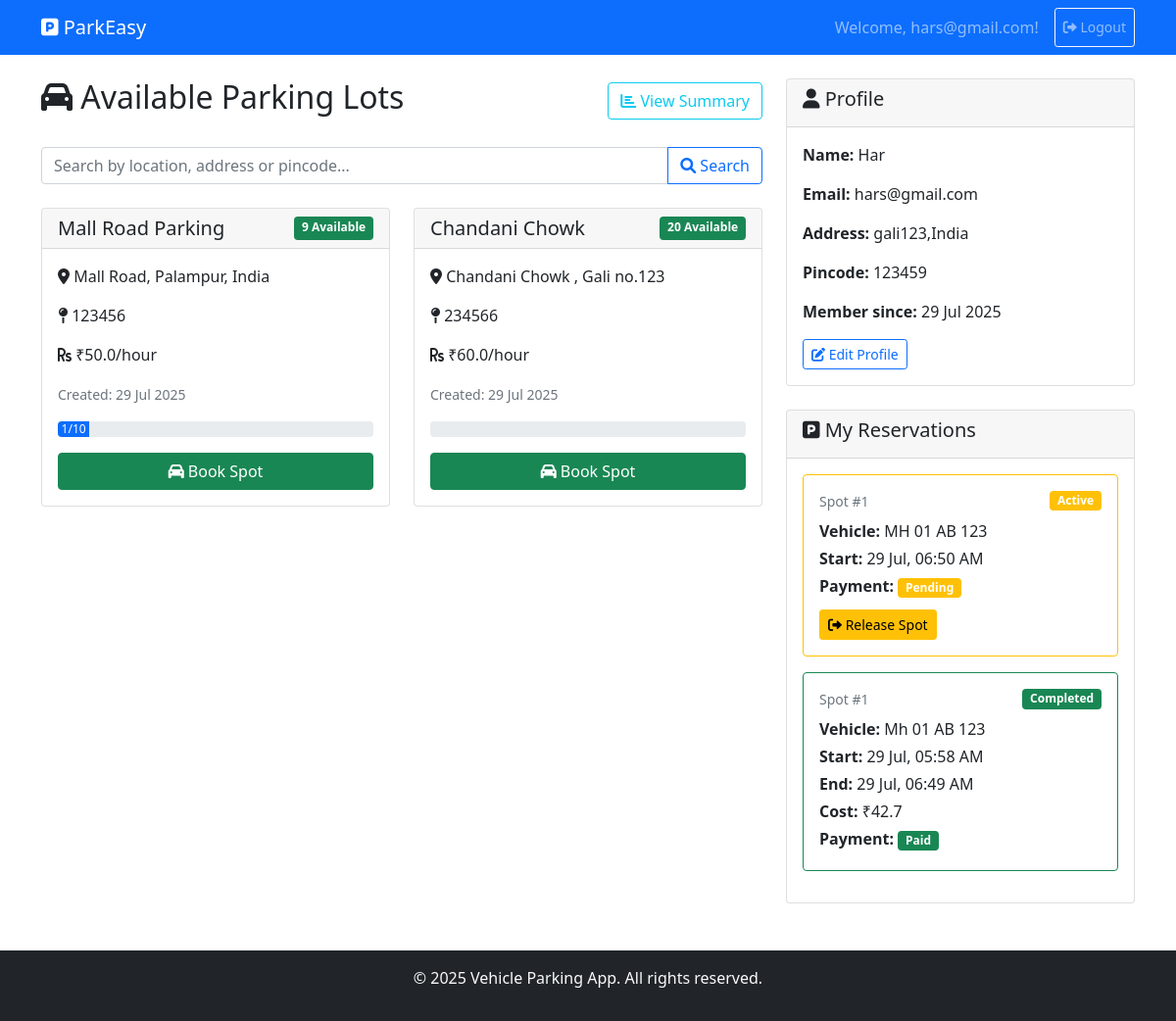
The page /user/dashboard (signed in) on the database its author committed.
### backend/models.py (models this page shows)
class ParkingLot(db.Model):
    __tablename__ = 'parking_lots'
    id = db.Column(db.Integer, primary_key=True)
    prime_location_name = db.Column(db.String(120), nullable=False)
    price = db.Column(db.Float, nullable=False)
    address = db.Column(db.String(200), nullable=False)
    pincode = db.Column(db.String(10), nullable=False)
    max_spots = db.Column(db.Integer, nullable=False)
    created_at = db.Column(db.DateTime, default=datetime.utcnow)
    spots = db.relationship('ParkingSpot', backref='lot', lazy=True, cascade="all, delete-orphan")

class User(db.Model):
    __tablename__ = 'users'
    id = db.Column(db.Integer, primary_key=True)
    username = db.Column(db.String(80), nullable=False, unique=True, index=True)
    email = db.Column(db.String(120), nullable=False, unique=True)
    password_hash = db.Column(db.String(128))
    name = db.Column(db.String(100))
    address = db.Column(db.String(200), nullable=False)
    pincode = db.Column(db.String(10), nullable=False)
    created_at = db.Column(db.DateTime, default=datetime.utcnow)
    user_type = db.Column(db.String(10), default='user')  # 'user' or 'admin'
    reservations = db.relationship('Reservation', backref='user', lazy=True)

class Reservation(db.Model):
    __tablename__ = 'reservations'
    id = db.Column(db.Integer, primary_key=True)
    spot_id = db.Column(db.Integer, db.ForeignKey('parking_spots.id'), nullable=False)
    user_id = db.Column(db.Integer, db.ForeignKey('users.id'), nullable=False)
    vehicle_number = db.Column(db.String(20), nullable=False)
    parking_timestamp = db.Column(db.DateTime, default=datetime.utcnow)
    expected_end_time = db.Column(db.DateTime)
    leaving_timestamp = db.Column(db.DateTime)
    parking_cost = db.Column(db.Float)
    payment_status = db.Column(db.String(20))   # e.g., "Paid", "Pending"
    payment_mode = db.Column(db.String(20))     # e.g., "UPI", "Cash"
    payment_time = db.Column(db.DateTime)
    force_released = db.Column(db.Boolean, default=False)
    status = db.Column(db.String(1), default='O')  # 'O' = Occupied, 'A' = Released

### app.py (the view)
    @app.route('/user/dashboard')
    def user_dashboard():
        if session.get('role') != 'user':
            flash('Please login as user.', 'warning')
            return redirect(url_for('login'))
        current_user = User.query.filter_by(
            username=session['username']).first()
        lots = ParkingLot.query.all()
        for lot in lots:
            lot.occupied_count = (
                ParkingSpot.query
                .filter_by(lot_id=lot.id, status='O')
                .count()
            )
        reservations = (
            Reservation.query
            .filter_by(user_id=current_user.id)
            .order_by(Reservation.parking_timestamp.desc())
            .all()
        )
        return render_template('user_dashboard.html',
                               user=current_user,
                               lots=lots,
                               reservations=reservations)

### templates/user_dashboard.html (shortened to what this page needs)
{% extends "base.html" %}
{% block content %}
<div class="row">
    <div class="col-md-8">
        <div class="d-flex justify-content-between align-items-center mb-4">
            <h2><i class="fas fa-car"></i> Available Parking Lots</h2>
            <a href="{{ url_for('user_summary') }}" class="btn btn-outline-info">
                <i class="fas fa-chart-bar"></i> View Summary
            </a>
        </div>
        <form method="POST" action="{{ url_for('user_search') }}" class="mb-4">
            <div class="input-group">
                <input type="text" class="form-control" name="query"
                       placeholder="Search by location, address or pincode...">
                <button class="btn btn-outline-primary" type="submit">
                    <i class="fas fa-search"></i> Search
                </button>
            </div>
        </form>
        {% if lots %}
        <div class="row">
            {% for lot in lots %}
            <div class="col-md-6 mb-4">
                <div class="card h-100">
                    <div class="card-header d-flex justify-content-between">
                        <h5 class="mb-0">{{ lot.prime_location_name }}</h5>
                        <span class="badge bg-{{ 'success' if (lot.max_spots - lot.occupied_count) > 0 else 'danger' }}">
                            {{ lot.max_spots - lot.occupied_count }} Available
                        </span>
                    </div>
                    <div class="card-body">
                        <p><i class="fas fa-map-marker-alt"></i> {{ lot.address }}</p>
                        <p><i class="fas fa-map-pin"></i> {{ lot.pincode }}</p>
                        <p><i class="fas fa-rupee-sign"></i> ₹{{ lot.price }}/hour</p>
                        <p><small class="text-muted">Created: {{ lot.created_at.strftime('%d %b %Y') }}</small></p>
                        <div class="progress mb-3">
                            <div class="progress-bar" role="progressbar"
                                 style="width: {{ (lot.occupied_count / lot.max_spots * 100) if lot.max_spots > 0 else 0 }}%">
                                {{ lot.occupied_count }}/{{ lot.max_spots }}
                            </div>
                        </div>
                        {% if lot.max_spots - lot.occupied_count > 0 %}
                        <a href="{{ url_for('user_book_spot', lot_id=lot.id) }}" class="btn btn-success w-100">
                            <i class="fas fa-car"></i> Book Spot
                        </a>
                        {% else %}
                        <button class="btn btn-secondary w-100" disabled>
                            <i class="fas fa-times"></i> No Spots Available
                        </button>
                        {% endif %}
                    </div>
                </div>
            </div>
            {% endfor %}
        </div>
        {% endif %}
    </div>
    <div class="col-md-4">
        <div class="card mb-4">
            <div class="card-header">
                <h5><i class="fas fa-user"></i> Profile</h5>
            </div>
            <div class="card-body">
                <p><strong>Name:</strong> {{ user.name if user else session.username }}</p>
                <p><strong>Email:</strong> {{ user.email if user else session.email }}</p>
                {% if user %}
                <p><strong>Address:</strong> {{ user.address }}</p>
                <p><strong>Pincode:</strong> {{ user.pincode }}</p>
                <p><strong>Member since:</strong> {{ user.created_at.strftime('%d %b %Y') }}</p>
                <a href="{{ url_for('user_edit_profile') }}" class="btn btn-outline-primary btn-sm">
                    <i class="fas fa-edit"></i> Edit Profile
                </a>
                {% endif %}
            </div>
        </div>
        <div class="card">
            <div class="card-header">
                <h5><i class="fas fa-parking"></i> My Reservations</h5>
            </div>
            <div class="card-body">
                {% if reservations %}
                    {% for reservation in reservations[:5] %}
                    <div class="mb-3 p-3 border rounded {{ 'border-warning' if reservation.status == 'O' else 'border-success' }}">
                        <div class="d-flex justify-content-between align-items-start mb-2">
                            <small class="text-muted">Spot #{{ reservation.spot_id }}</small>
                            <span class="badge bg-{{ 'warning' if reservation.status == 'O' else 'success' }}">
                                {{ 'Active' if reservation.status == 'O' else 'Completed' }}
                            </span>
                        </div>
                        <p class="mb-1"><strong>Vehicle:</strong> {{ reservation.vehicle_number }}</p>
                        <p class="mb-1"><strong>Start:</strong> {{ reservation.parking_timestamp.strftime('%d %b, %I:%M %p') }}</p>
                        {% if reservation.leaving_timestamp %}
                        <p class="mb-1"><strong>End:</strong> {{ reservation.leaving_timestamp.strftime('%d %b, %I:%M %p') }}</p>
                        {% endif %}
                        {% if reservation.parking_cost %}
                        <p class="mb-1"><strong>Cost:</strong> ₹{{ reservation.parking_cost }}</p>
                        {% endif %}
                        {% if reservation.payment_status %}
                        <p class="mb-1"><strong>Payment:</strong>
                            <span class="badge bg-{{ 'success' if reservation.payment_status == 'Paid' else 'warning' }}">
                                {{ reservation.payment_status }}
                            </span>
                        </p>
                        {% endif %}
                        {% if reservation.status == 'O' %}
                        <a href="{{ url_for('user_release_spot', spot_id=reservation.spot_id) }}"
                           class="btn btn-warning btn-sm mt-2">
                            <i class="fas fa-sign-out-alt"></i> Release Spot
                        </a>
                        {% endif %}
                    </div>
                    {% endfor %}
                {% else %}
                <p class="text-muted">No reservations yet.</p>
                {% endif %}
            </div>
        </div>
    </div>
</div>
{% endblock %}

### rows shown on the page
ParkingLot: prime_location_name "Mall Road Parking", lot.max_spots-lot.occupied_count "9", address "Mall Road, Palampur, India", pincode "123456", price "50.0", created_at "29 Jul 2025", occupied_count "1", max_spots "10"
ParkingLot: prime_location_name "Chandani Chowk", lot.max_spots-lot.occupied_count "20", address "Chandani Chowk , Gali no.123", pincode "234566", price "60.0", created_at "29 Jul 2025"
User: name "Har", email "hars@gmail.com", address "gali123,India", pincode "123459", created_at "29 Jul 2025"
Reservation: spot_id "1", status "Active", vehicle_number "MH 01 AB 123", parking_timestamp "29 Jul, 06:50 AM", payment_status "Pending"
Reservation: spot_id "1", status "Completed", vehicle_number "Mh 01 AB 123", parking_timestamp "29 Jul, 05:58 AM", leaving_timestamp "29 Jul, 06:49 AM", parking_cost "42.7", payment_status "Paid"

### other values the page prints
{{ session.username }} "hars@gmail.com"
